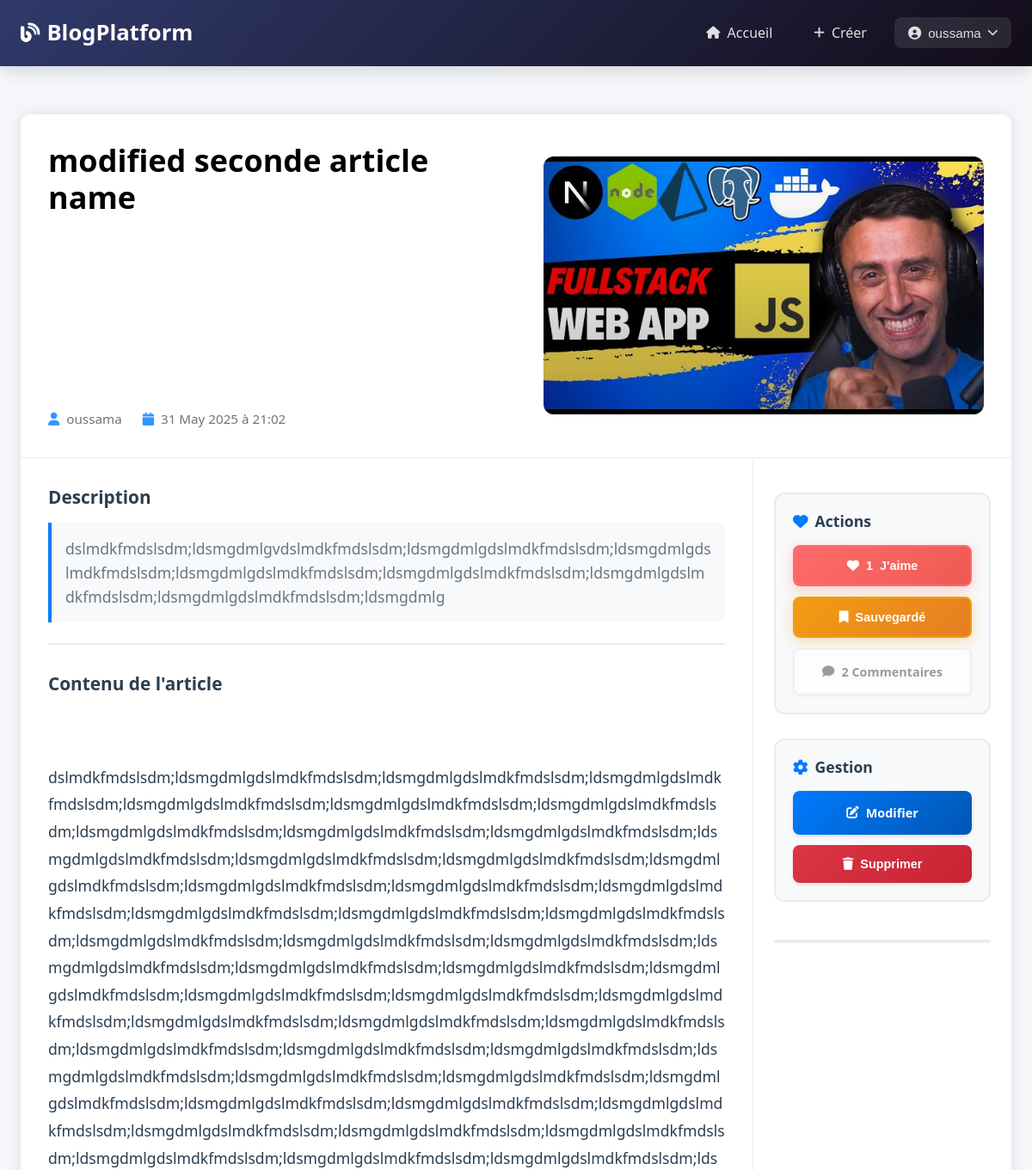
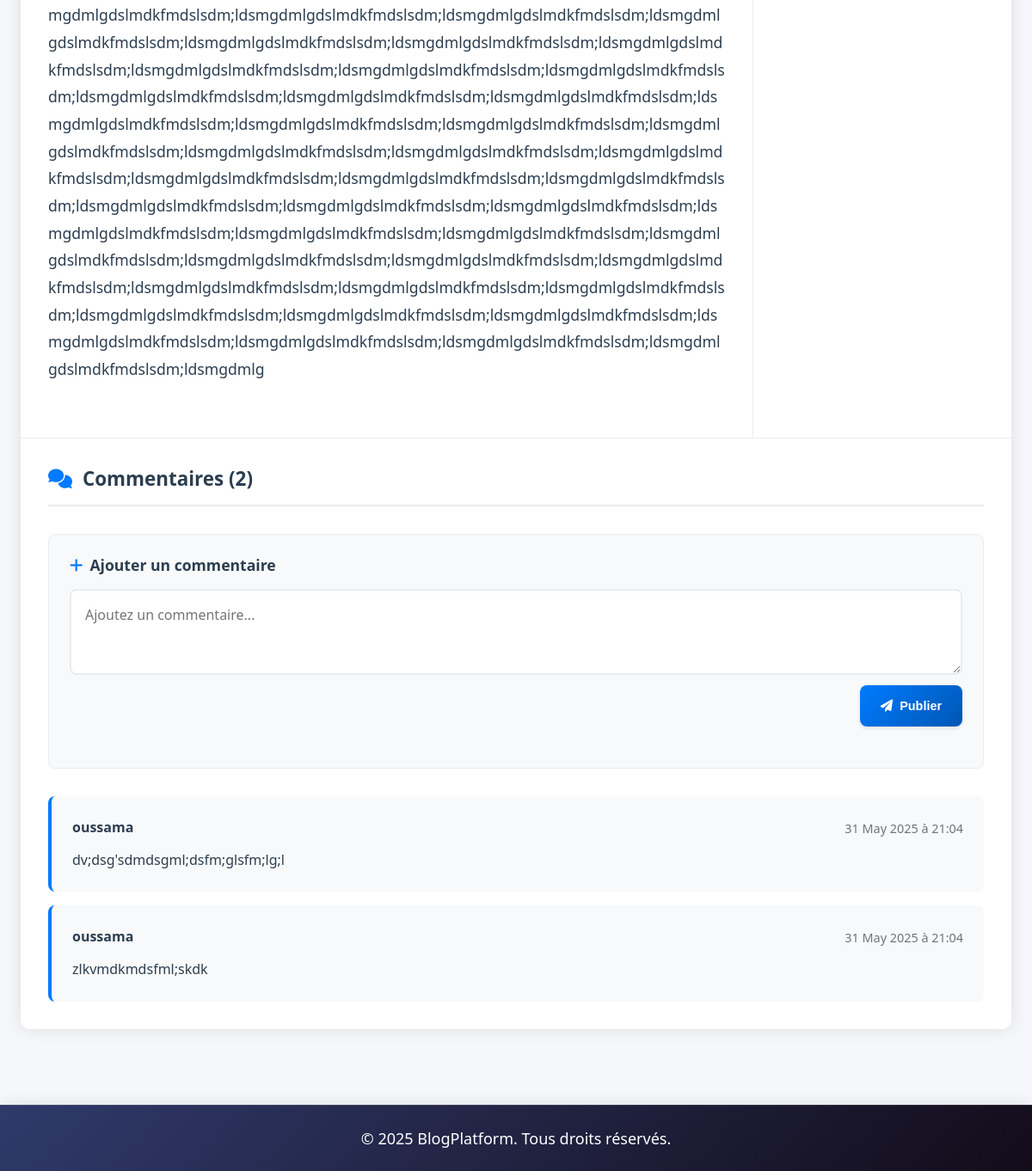
The page /article/7 (signed in) on the database its author committed (2 pictures, top to bottom).
### tables this page shows
CREATE TABLE users (
                id INTEGER PRIMARY KEY AUTOINCREMENT,
                username TEXT UNIQUE NOT NULL,
                email TEXT UNIQUE NOT NULL,
                password_hash TEXT NOT NULL,
                created_at TIMESTAMP DEFAULT CURRENT_TIMESTAMP
            );

CREATE TABLE articles (
                id INTEGER PRIMARY KEY AUTOINCREMENT,
                title TEXT NOT NULL,
                description TEXT,
                content TEXT NOT NULL,
                image_filename TEXT,
                author_id INTEGER NOT NULL,
                created_at TIMESTAMP DEFAULT CURRENT_TIMESTAMP,
                updated_at TIMESTAMP DEFAULT CURRENT_TIMESTAMP,
                FOREIGN KEY (author_id) REFERENCES users (id)
            );

CREATE TABLE comments (
                id INTEGER PRIMARY KEY AUTOINCREMENT,
                content TEXT NOT NULL,
                article_id INTEGER NOT NULL,
                user_id INTEGER NOT NULL,
                created_at TIMESTAMP DEFAULT CURRENT_TIMESTAMP,
                FOREIGN KEY (article_id) REFERENCES articles (id) ON DELETE CASCADE,
                FOREIGN KEY (user_id) REFERENCES users (id)
            );

### main.py (the view)
@app.route("/article/<int:article_id>")
def article_detail(article_id):
    user = get_current_user()
    article = db.get_article_by_id(article_id) or abort(404)
    comments = db.get_article_comments(article_id)
    is_liked = db.is_article_liked(article_id, user["id"]) if user else False
    is_saved = db.is_article_saved(article_id, user["id"]) if user else False
    return render_template(
        "articles/detail.html",
        title=f"{article['title']} - Blog Platform",
        user=user,
        article=article,
        comments=comments,
        is_liked=is_liked,
        is_saved=is_saved
    )

### database.py (called while the page is built)
    def get_connection(self):
        conn = sqlite3.connect(self.db_path)
        conn.row_factory = sqlite3.Row
        return conn

    def get_article_by_id(self, article_id):
        conn = self.get_connection()
        cursor = conn.cursor()
        cursor.execute('''
            SELECT a.*, u.username as author_name,
                   (SELECT COUNT(*) FROM likes WHERE article_id = a.id) as likes_count,
                   (SELECT COUNT(*) FROM comments WHERE article_id = a.id) as comments_count
            FROM articles a
            JOIN users u ON a.author_id = u.id
            WHERE a.id = ?
        ''', (article_id,))
        article = cursor.fetchone()
        conn.close()
        return dict(article) if article else None

    def get_article_comments(self, article_id):
        conn = self.get_connection()
        cursor = conn.cursor()
        cursor.execute('''
            SELECT c.*, u.username as author_name
            FROM comments c
            JOIN users u ON c.user_id = u.id
            WHERE c.article_id = ?
            ORDER BY c.created_at DESC
        ''', (article_id,))
        comments = cursor.fetchall()
        conn.close()
        return [dict(comment) for comment in comments]

    def is_article_liked(self, article_id, user_id):
        if not user_id:
            return False
        conn = self.get_connection()
        cursor = conn.cursor()
        cursor.execute('''
            SELECT id FROM likes WHERE article_id = ? AND user_id = ?
        ''', (article_id, user_id))
        result = cursor.fetchone()
        conn.close()
        return result is not None

    def is_article_saved(self, article_id, user_id):
        if not user_id:
            return False
        conn = self.get_connection()
        cursor = conn.cursor()
        cursor.execute('''
            SELECT id FROM saved_articles WHERE article_id = ? AND user_id = ?
        ''', (article_id, user_id))
        result = cursor.fetchone()
        conn.close()
        return result is not None

### main.py (called while the page is built)
def get_current_user():
    sid = request.cookies.get("session_id")
    return session_mgr.get_user(sid) if sid else None

### templates/articles/detail.html (shortened to what this page needs)
{% extends "base.html" %}
{% block content %}
<div class="article-detail-container">
    <section class="article-hero-section">
        <div class="hero-title-section">
            <h1 class="article-title">{{ article.title }}</h1>
            <div class="article-meta">
                <div class="meta-item">
                    <i class="fas fa-user"></i>
                    <span>{{ article.author_name }}</span>
                </div>
                <div class="meta-item">
                    <i class="fas fa-calendar"></i>
                    <span>{{ article.created_at|format_date }}</span>
                </div>
            </div>
        </div>
        <div class="hero-image-section">
            {% if article.image_filename %}
            <div class="article-hero">
                <img src="/static/{{ article.image_filename }}" alt="{{ article.title }}" class="hero-image">
                <div class="hero-overlay"></div>
            </div>
            {% endif %}
        </div>
    </section>
    <section class="article-main-section">
        <div class="article-content-area">
            {% if article.description %}
            <div class="article-description">
                <h3>Description</h3>
                <p>{{ article.description }}</p>
            </div>
            {% endif %}
            <div class="article-content">
                <h3>Contenu de l'article</h3>
                <div class="article-body">
                    {{ article.content }}
                </div>
            </div>
        </div>
        <div class="article-actions-area">
            <div class="sticky-sidebar">
                <div class="sidebar-section actions-section">
                    <h4><i class="fas fa-heart"></i> Actions</h4>
                    <div class="article-actions">
                        {% if user %}
                        <button onclick="toggleLike({{ article.id }})" id="like-btn"
                            class="action-btn like-btn {% if is_liked %}active{% endif %}">
                            <i class="fas fa-heart"></i>
                            <span id="likes-count">{{ article.likes_count }}</span> J'aime
                        </button>
                        <button onclick="toggleSave({{ article.id }})" id="save-btn"
                            class="action-btn save-btn {% if is_saved %}active{% endif %}">
                            <i class="fas fa-bookmark"></i>
                            <span id="save-text">{% if is_saved %}Sauvegardé{% else %}Sauvegarder{% endif %}</span>
                        </button>
                        {% else %}
                        <div class="action-btn disabled">
                            <i class="fas fa-heart"></i>
                            <span>{{ article.likes_count }} J'aime</span>
                        </div>
                        {% endif %}
                        <div class="action-btn disabled">
                            <i class="fas fa-comment"></i>
                            <span>{{ comments|length }} Commentaires</span>
                        </div>
                    </div>
                </div>
                {% if user and article.author_id == user.id %}
                <div class="sidebar-section management-section">
                    <h4><i class="fas fa-cog"></i> Gestion</h4>
                    <div class="author-actions">
                        <a href="/edit-article/{{ article.id }}" class="btn btn-primary">
                            <i class="fas fa-edit"></i> Modifier
                        </a>
                        <button onclick="deleteArticle({{ article.id }})" class="btn btn-danger">
                            <i class="fas fa-trash"></i> Supprimer
                        </button>
                    </div>
                </div>
                {% endif %}
                <div class="scroll-indicator">
                </div>
            </div>
        </div>
    </section>
    <section class="comments-section">
        <div class="comments-container">
            <div class="comments-header">
                <h3><i class="fas fa-comments"></i> Commentaires ({{ comments|length }})</h3>
            </div>
            {% if user %}
            <div class="comments-form-area">
                <h4><i class="fas fa-plus"></i> Ajouter un commentaire</h4>
                <form onsubmit="addComment(event, {{ article.id }})" class="comment-form">
                    <div class="form-group">
                        <textarea name="content" placeholder="Ajoutez un commentaire..." required
                            class="comment-input"></textarea>
                        <button type="submit" class="btn btn-primary comment-submit">
                            <i class="fas fa-paper-plane"></i> Publier
                        </button>
                    </div>
                </form>
            </div>
            {% endif %}
            <div class="comments-main">
                <div id="comments-list" class="comments-list">
                    {% for comment in comments %}
                    <div class="comment-item">
                        <div class="comment-header">
                            <strong class="comment-author">{{ comment.author_name }}</strong>
                            <small class="comment-date">{{ comment.created_at|format_date }}</small>
                        </div>
                        <p class="comment-content">{{ comment.content }}</p>
                    </div>
                    {% endfor %}
                </div>
            </div>
        </div>
    </section>
</div>
{% endblock %}
{% block styles %}
<link rel="stylesheet" href="{{ url_for('static', filename='css/articles/detail.css') }}">
{% endblock %}

### templates/base.html (shortened to what this page needs)
<!DOCTYPE html>
<html lang="fr">
<head>
    <link rel="stylesheet" href="https://cdnjs.cloudflare.com/ajax/libs/font-awesome/6.0.0/css/all.min.css">
    <link rel="stylesheet" href="{{ url_for('static', filename='css/base.css') }}">
    <link rel="stylesheet" href="{{ url_for('static', filename='css/partials/navbar.css') }}">
    <link rel="stylesheet" href="{{ url_for('static', filename='css/partials/footer.css') }}">
    {% block styles %}{% endblock %}
</head>
<body>
    {% include "partials/navbar.html" %}
    <main class="main-content">
        {% block content %}{% endblock %}
    </main>
    {% include "partials/footer.html" %}
</body>
</html>

### templates/partials/navbar.html (shortened to what this page needs)
<header class="header">
    <nav class="navbar">
        <a href="/" class="logo">
            <i class="fas fa-blog"></i>BlogPlatform
        </a>
        <div class="nav-menu" id="navMenu">
            <a href="/" class="nav-link">
                <i class="fas fa-home"></i>Accueil
            </a>
            <a href="/create-article" class="nav-link">
                <i class="fas fa-plus"></i>Créer
            </a>
            <div class="nav-dropdown" id="userDropdown">
                <button class="nav-dropdown-btn">
                    <i class="fas fa-user-circle"></i>{{ user.username }}
                    <i class="fas fa-chevron-down"></i>
                </button>
            </div>
        </div>
    </nav>
</header>

### templates/partials/footer.html
<footer class="footer">
    <p>&copy; 2025 BlogPlatform. Tous droits réservés.</p>
</footer>

### static/css/base.css (style rules this page uses)
:root { --primary-color: #007bff; --primary-dark: #0056b3; --primary-light: #66b3ff; --secondary-color: #6c757d; --success-color: #28a745; --danger-color: #dc3545; --warning-color: #ffc107; --info-color: #17a2b8; --light-color: #f8f9fa; --dark-color: #343a40; --background-color: #f5f7fa; --card-background: #ffffff; --text-color: #2c3e50; --text-muted: #6c757d; --border-color: #e9ecef; --shadow-sm: 0 2px 4px rgba(0, 0, 0, 0.06); --shadow-md: 0 4px 12px rgba(0, 0, 0, 0.1); --shadow-lg: 0 10px 25px rgba(0, 0, 0, 0.15); --border-radius: 8px; --border-radius-lg: 12px; --transition: all 0.3s cubic-bezier(0.4, 0, 0.2, 1); }
*, *::before, *::after { box-sizing: border-box; margin: 0; padding: 0; }
html { font-size: 16px; scroll-behavior: smooth; }
body { font-family: 'Segoe UI', Tahoma, Geneva, Verdana, sans-serif; background: var(--background-color); color: var(--text-color); line-height: 1.6; -webkit-font-smoothing: antialiased; -moz-osx-font-smoothing: grayscale; }
h1, h2, h3, h4, h5, h6 { font-weight: 600; line-height: 1.3; margin-bottom: 0.8rem; color: var(--dark-color); }
h1 { font-size: clamp(2rem, 5vw, 2.5rem); }
h3 { font-size: clamp(1.25rem, 3vw, 1.5rem); }
h4 { font-size: 1.25rem; }
p { margin-bottom: 1rem; color: var(--text-color); }
a { color: var(--primary-color); text-decoration: none; transition: var(--transition); }
.main-content { max-width: 1200px; margin: 2rem auto; padding: clamp(0.5rem, 2vw, 1.5rem); min-height: calc(100vh - 200px); }
.form-group { margin-bottom: 1.5rem; }
.btn { display: inline-flex; align-items: center; justify-content: center; gap: 0.5rem; padding: 0.7rem 1.5rem; border: 2px solid transparent; border-radius: var(--border-radius); cursor: pointer; text-decoration: none; font-size: 0.95rem; font-weight: 500; transition: var(--transition); position: relative; overflow: hidden; }
.btn::before { content: ''; position: absolute; top: 0; left: -100%; width: 100%; height: 100%; background: linear-gradient(90deg, transparent, rgba(255, 255, 255, 0.2), transparent); transition: left 0.5s; }
.btn-primary { background: linear-gradient(135deg, #667eea 0%, #764ba2 100%); color: white; box-shadow: var(--shadow-md); }
.footer { background: linear-gradient(135deg, #1a1a1a 0%, #2d2d2d 100%); color: #aaa; text-align: center; padding: 2rem 0; margin-top: 4rem; border-top: 1px solid rgba(255, 255, 255, 0.1); }
.footer p { margin: 0; font-size: 0.9rem; }

### static/css/partials/navbar.css (style rules this page uses)
.header { background: linear-gradient(135deg, #2f3a6b 0%, #130c19 100%); box-shadow: 0 4px 20px rgba(0, 0, 0, 0.15); position: sticky; top: 0; z-index: 1000; backdrop-filter: blur(10px); }
.navbar { display: flex; align-items: center; justify-content: space-between; max-width: 1200px; margin: 0 auto; padding: clamp(0.8rem, 2vw, 1rem) clamp(1rem, 2vw, 1.5rem); }
.logo { color: #fff; text-decoration: none; font-size: clamp(1.4rem, 3vw, 1.6rem); font-weight: 700; display: flex; align-items: center; transition: all 0.3s ease; background: white; -webkit-background-clip: text; -webkit-text-fill-color: transparent; background-clip: text; }
.logo i { margin-right: 0.5rem; background: white; -webkit-background-clip: text; -webkit-text-fill-color: transparent; font-size: 1.4rem; }
.nav-menu { display: flex; align-items: center; gap: 1rem; }
.nav-link { color: #e0e0e0; text-decoration: none; padding: clamp(0.5rem, 1vw, 0.6rem) 1rem; display: flex; align-items: center; border-radius: 8px; transition: all 0.3s ease; position: relative; font-weight: 500; }
.nav-link i { margin-right: 0.5rem; font-size: 0.9rem; }
.nav-dropdown { position: relative; }
.nav-dropdown-btn { background: rgba(255, 255, 255, 0.1); padding: clamp(0.5rem, 1vw, 0.6rem) 1rem; border: none; color: #e0e0e0; cursor: pointer; display: flex; align-items: center; font-size: 0.95rem; gap: 0.5rem; border-radius: 8px; transition: all 0.3s ease; font-weight: 500; backdrop-filter: blur(10px); }
.nav-dropdown-btn i:last-child { transition: transform 0.3s ease; font-size: 0.8rem; }

### static/css/partials/footer.css (style rules this page uses)
.footer { background: linear-gradient(135deg, #2f3a6b 0%, #130c19 100%); box-shadow: 0 4px 20px rgba(0, 0, 0, 0.15); text-align: center; padding: 1.5rem 0; color: white; }
.footer p { color: white; font-size: 18px; }

### rows shown on the page
users: username "oussama", author_name "oussama"
articles: title "modified seconde article name", created_at "31 May 2025 à 21:02", image_filename (placeholder picture), description "dslmdkfmdslsdm;ldsmgdmlgvdslmdkfmdslsdm;ldsmgdmlgdslmdkfmdslsdm;ldsmgdmlgdslmdkfmdslsdm;ldsmgdmlgdslmdkfmdslsdm;ldsmgdmlgdslmdkfmdslsdm;ldsmgdmlgdslmdkfmdslsdm;ldsmgdmlgdslmdkfmdslsdm;ldsmgdmlg", content "dslmdkfmdslsdm;ldsmgdmlgdslmdkfmdslsdm;ldsmgdmlgdslmdkfmdslsdm;ldsmgdmlgdslmdkfmdslsdm;ldsmgdmlgdslmdkfmdslsdm;ldsmgdmlgdslmdkfmdslsdm;ldsmgdmlgdslmdkfmdslsdm;ldsmgdmlgdslmdkfmdslsdm;ldsmgdmlgdslmdkfmdslsdm;ldsmgdmlgdslmdkfmdslsdm;ldsmgdmlgdslmdkfmdslsdm;ldsmgdmlgdslmdkfmdslsdm;ldsmgdmlgdslmdkfmdslsdm;ldsmgdmlgdslmdkfmdslsdm;ldsmgdmlgdslmdkfmdslsdm;ldsmgdmlgdslmdkfmdslsdm;ldsmgdmlgdslmdkfmdslsdm;ldsmgdmlgdslmdkfmdslsdm;ldsmgdmlgdslmdkfmdslsdm;ldsmgdmlgdslmdkfmdslsdm;ldsmgdmlgdslmdkfmdslsdm;ldsmgdmlgdslmdkfmdslsdm;ldsmgdmlgdslmdkfmdslsdm;ldsmgdmlgdslmdkfmdslsdm;ldsmgdmlgdslmdkfmdslsdm;ldsmgdmlgdslmdkfmdslsdm;ldsmgdmlgdslmdkfmdslsdm;ldsmgdmlgdslmdkfmdslsdm;ldsmgdmlgdslmdkfmdslsdm;ldsmgdmlgdslm…"
comments: author_name "oussama", created_at "31 May 2025 à 21:04", content "dv;dsg'sdmdsgml;dsfm;glsfm;lg;l"
comments: author_name "oussama", created_at "31 May 2025 à 21:04", content "zlkvmdkmdsfml;skdk"

### other values the page prints
{{ article.likes_count }} "1"
{{ comments|length }} "2"
